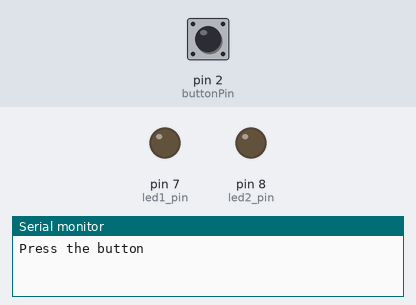
Simulated run of this sketch. Board: Arduino Uno, built with avr-gcc and run on an emulated ATmega328P. On the bench: output pins drawn as LEDs (lit = HIGH), the last lines printed to the serial monitor. Dashed ring = blinking. Inputs (shaded band) come from the test bench; at power-on: pin 2 (buttonPin) HIGH.

Above: at 1.2 s.
1.3 s: pin 2 (buttonPin) pulled LOW for 0.15 s
At 1.9 s:
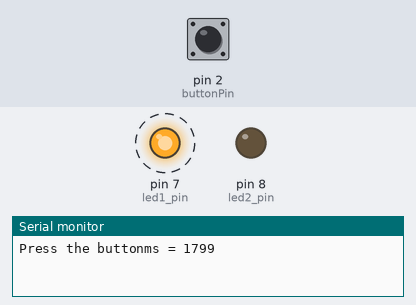
4.1 s: pin 2 (buttonPin) pulled LOW for 1 s
At 5.2 s:
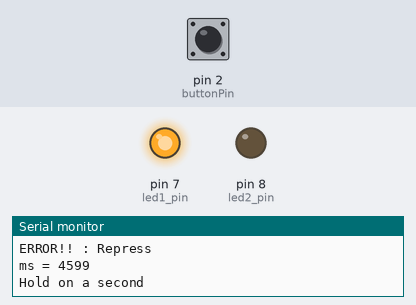
7.1 s: pin 2 (buttonPin) pulled LOW for 3.2 s
At 9.4 s:
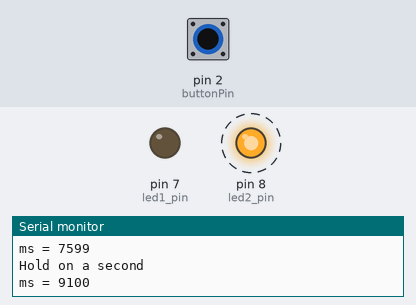
Timing chart, 0 to 12.9 s (numbered marks = the images above; inputs shaded):
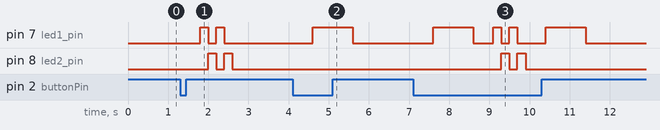

The sketch:

dualfunctionbutton5.ino
```cpp
int buttonPin = 2;
int led1_pin = 7;
int led2_pin = 8;
unsigned long pressButton_previous = 0;
int option1_ms = 2500;
int option2_ms = 5000;

void setup() {
  // put your setup code here, to run once:
pinMode (led1_pin, OUTPUT);
pinMode (led2_pin, OUTPUT);
pinMode (buttonPin, INPUT_PULLUP);

Serial.begin (9600);
Serial.print ("Press the button");
}

void loop() {
  // put your main code here, to run repeatedly:
if (digitalRead (buttonPin) == LOW){
  delay (500);
  unsigned long pressButton_current = millis();;
  Serial.print ("ms = ");
  Serial.println (pressButton_current);
  if ((pressButton_current - pressButton_previous) >= option2_ms){
    pressButton_previous = pressButton_current;
    digitalWrite (led2_pin, HIGH);
    Serial.print ("Please wait a second\n");
    delay (1000);
    digitalWrite (led2_pin, LOW);

  }
  else if (((pressButton_current - pressButton_previous) >= option1_ms) && (pressButton_current - pressButton_previous) < option2_ms){
  pressButton_previous = pressButton_current;
  digitalWrite (led1_pin, HIGH);
  Serial.print("Hold on a second \n");
  delay (1000);
  digitalWrite (led1_pin, LOW);
}
else{
  digitalWrite (led1_pin, HIGH);
  delay(200);
  digitalWrite (led1_pin, LOW);
  digitalWrite (led2_pin, HIGH);
  delay (200);
  digitalWrite (led2_pin, LOW);
  digitalWrite (led1_pin, HIGH);
  delay(200);
  digitalWrite (led1_pin, LOW);
  digitalWrite (led2_pin, HIGH);
  delay(200);
  digitalWrite (led2_pin, LOW);
  Serial.print ("ERROR!! : Repress\n\n");
}

}
}
```

Measured:
- after the input at 1.3 s, pin 7 (led1_pin): alternates HIGH for 0.20 s and LOW for 0.20 s, 4 changes in all, then stays LOW, starting after 0.50 s; pin 8 (led2_pin): alternates HIGH for 0.20 s and LOW for 0.20 s, 4 changes in all, then stays LOW, starting after 0.70 s
- after the input at 4.1 s, pin 7 (led1_pin): LOW → HIGH after 0.50 s, → LOW 1.0 s later
- after the input at 7.1 s, pin 7 (led1_pin): LOW → HIGH after 0.50 s, → LOW 1.0 s later, → HIGH 0.50 s later, → LOW 0.20 s later, … (8 changes in this stretch); pin 8 (led2_pin): alternates HIGH for 0.20 s and LOW for 0.20 s, 4 changes in all, then stays LOW, starting after 2.2 s
